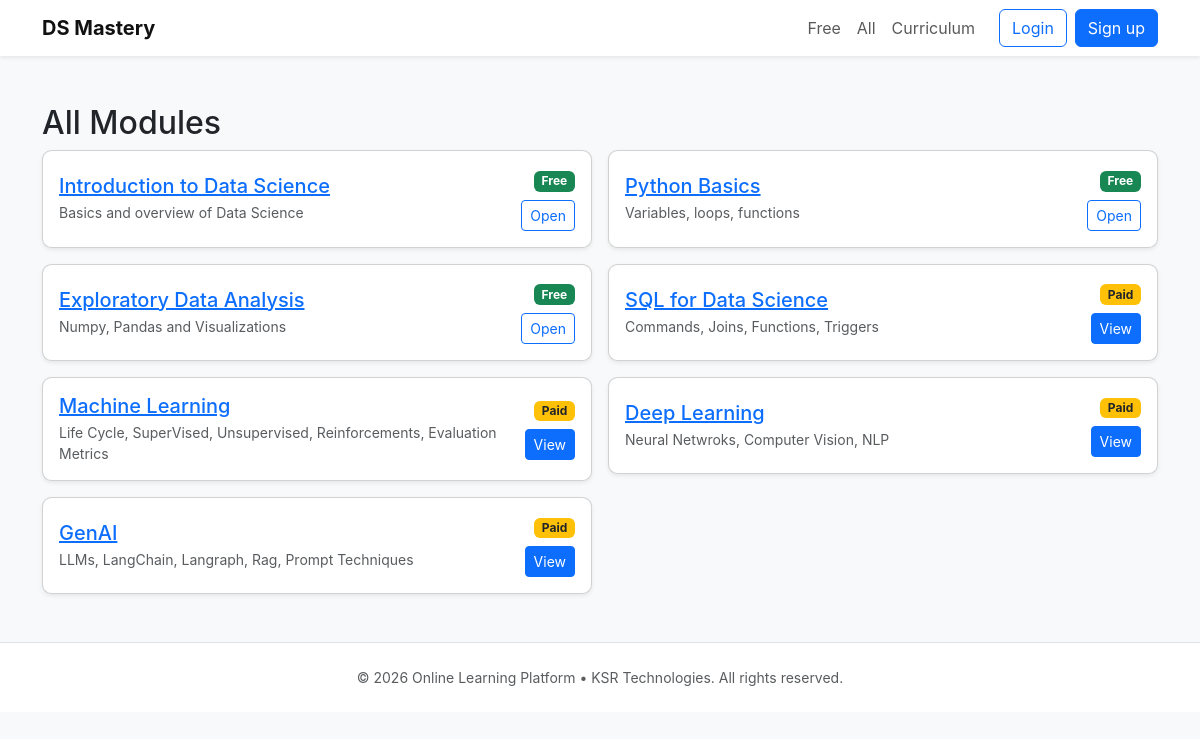
The page /modules on the database its author committed.
### app/models.py (models this page shows)
class Module(db.Model):
    id = db.Column(db.Integer, primary_key=True)
    slug = db.Column(db.String(150), unique=True, nullable=False)
    title = db.Column(db.String(200), nullable=False)
    description = db.Column(db.Text)
    is_free = db.Column(db.Boolean, default=False)
    content_html = db.Column(db.Text)
    order = db.Column(db.Integer, default=0)
    lessons = db.relationship("Lesson", back_populates="module", cascade="all, delete-orphan")

### app/main.py (the view)
@main_bp.route("/modules")
def modules_list():
    modules = Module.query.order_by(Module.order.asc(), Module.id.asc()).all()
    return render_template("free_list.html", modules=modules)

### app/__init__.py (called while the page is built)
def create_app():
    app = Flask(
        __name__,
        template_folder="templates",
        static_folder="static"
    )
    app.config.from_object(Config)
    db.init_app(app)
    login_manager.init_app(app)
    migrate.init_app(app, db)
    login_manager.login_view = "auth.login"   # if route is /auth/login
    login_manager.login_message_category = "info"
    from .auth import auth_bp
    from .main import main_bp
    from .payments import payments_bp
    from .admin_ui import admin_bp
    app.register_blueprint(auth_bp)
    app.register_blueprint(main_bp)
    app.register_blueprint(payments_bp)
    app.register_blueprint(admin_bp)  # URL prefix is inside admin_bp
    @app.context_processor
    def inject_globals():
        from datetime import datetime
        return {
            "current_year": datetime.now().year
        }
    return app

### app/templates/free_list.html (shortened to what this page needs)
{% extends "base.html" %}
{% block content %}
<h2>All Modules</h2>
<div class="row g-3">
  {% for m in modules %}
  <div class="col-md-6">
    <div class="card shadow-sm">
      <div class="card-body d-flex justify-content-between align-items-center">
        <div>
          <h5 class="mb-1"><a href="{{ url_for('main.module_page', slug=m.slug) }}">{{ m.title }}</a></h5>
          <div class="text-muted small">{{ m.description[:140] }}{% if m.description|length>140 %}...{% endif %}</div>
        </div>
        <div class="text-end">
          {% if m.is_free %}
            <span class="badge bg-success mb-2">Free</span><br>
            <a class="btn btn-sm btn-outline-primary" href="{{ url_for('main.module_page', slug=m.slug) }}">Open</a>
          {% else %}
            <span class="badge bg-warning text-dark mb-2">Paid</span><br>
            <a class="btn btn-sm btn-primary" href="{{ url_for('main.module_page', slug=m.slug) }}">View</a>
          {% endif %}
        </div>
      </div>
    </div>
  </div>
  {% endfor %}
</div>
{% endblock %}

### app/static/css/styles.css (style rules this page uses)
body { font-family: Inter, system-ui, -apple-system, "Segoe UI", Roboto, "Helvetica Neue", Arial; background: #f8f9fb; }
.card { border-radius: .6rem; }

### rows shown on the page
Module: title "Introduction to Data Science", description "Basics and overview of Data Science"
Module: title "Python Basics", description "Variables, loops, functions"
Module: title "Exploratory Data Analysis", description "Numpy, Pandas and Visualizations"
Module: title "SQL for Data Science", description "Commands, Joins, Functions, Triggers"
Module: title "Machine Learning", description "Life Cycle, SuperVised, Unsupervised, Reinforcements, Evaluation Metrics"
Module: title "Deep Learning", description "Neural Netwroks, Computer Vision, NLP"
Module: title "GenAI", description "LLMs, LangChain, Langraph, Rag, Prompt Techniques"
